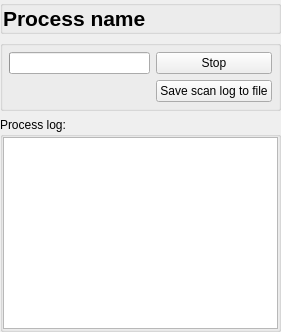
     <widget class="QWidget" name="WizardPage8">
      <layout class="QVBoxLayout">
       <property name="margin" stdset="0">
        <number>0</number>
       </property>
       <item>
        <widget class="QGroupBox" name="buttonGroup8_2">
         <property name="title">
          <string/>
         </property>
         <layout class="QHBoxLayout">
          <property name="margin" stdset="0">
           <number>0</number>
          </property>
          <item>
           <widget class="QLabel" name="processname">
            <property name="font">
             <font>
              <pointsize>16</pointsize>
              <bold>true</bold>
             </font>
            </property>
            <property name="text">
             <string>Process name</string>
            </property>
            <property name="wordWrap">
             <bool>false</bool>
            </property>
           </widget>
          </item>
         </layout>
        </widget>
       </item>
       <item>
        <widget class="QGroupBox" name="buttonGroup7">
         <property name="title">
          <string/>
         </property>
         <layout class="QGridLayout">
          <property name="margin" stdset="0">
           <number>6</number>
          </property>
          <item row="0" column="0">
           <widget class="QProgressBar" name="discoveryprogress">
            <property name="orientation">
             <enum>Qt::Orientation::Horizontal</enum>
            </property>
           </widget>
          </item>
          <item row="0" column="1">
           <widget class="QPushButton" name="discoveryStopButton">
            <property name="text">
             <string>Stop</string>
            </property>
           </widget>
          </item>
          <item row="1" column="1">
           <widget class="QPushButton" name="logSaveButton">
            <property name="text">
             <string>Save scan log to file</string>
            </property>
           </widget>
          </item>
          <item row="1" column="0">
           <spacer>
            <property name="orientation">
             <enum>Qt::Orientation::Horizontal</enum>
            </property>
            <property name="sizeType">
             <enum>QSizePolicy::Policy::Expanding</enum>
            </property>
            <property name="sizeHint" stdset="0">
             <size>
              <width>141</width>
              <height>20</height>
             </size>
            </property>
           </spacer>
          </item>
         </layout>
        </widget>
       </item>
       <item>
        <widget class="QGroupBox" name="buttonGroup8">
         <property name="title">
          <string>Process log:</string>
         </property>
         <layout class="QVBoxLayout">
          <property name="margin" stdset="0">
           <number>0</number>
          </property>
          <item>
           <widget class="QTextEdit" name="discoverylog">
            <property name="readOnly">
             <bool>true</bool>
            </property>
           </widget>
          </item>
         </layout>
        </widget>
       </item>
      </layout>
     </widget>
